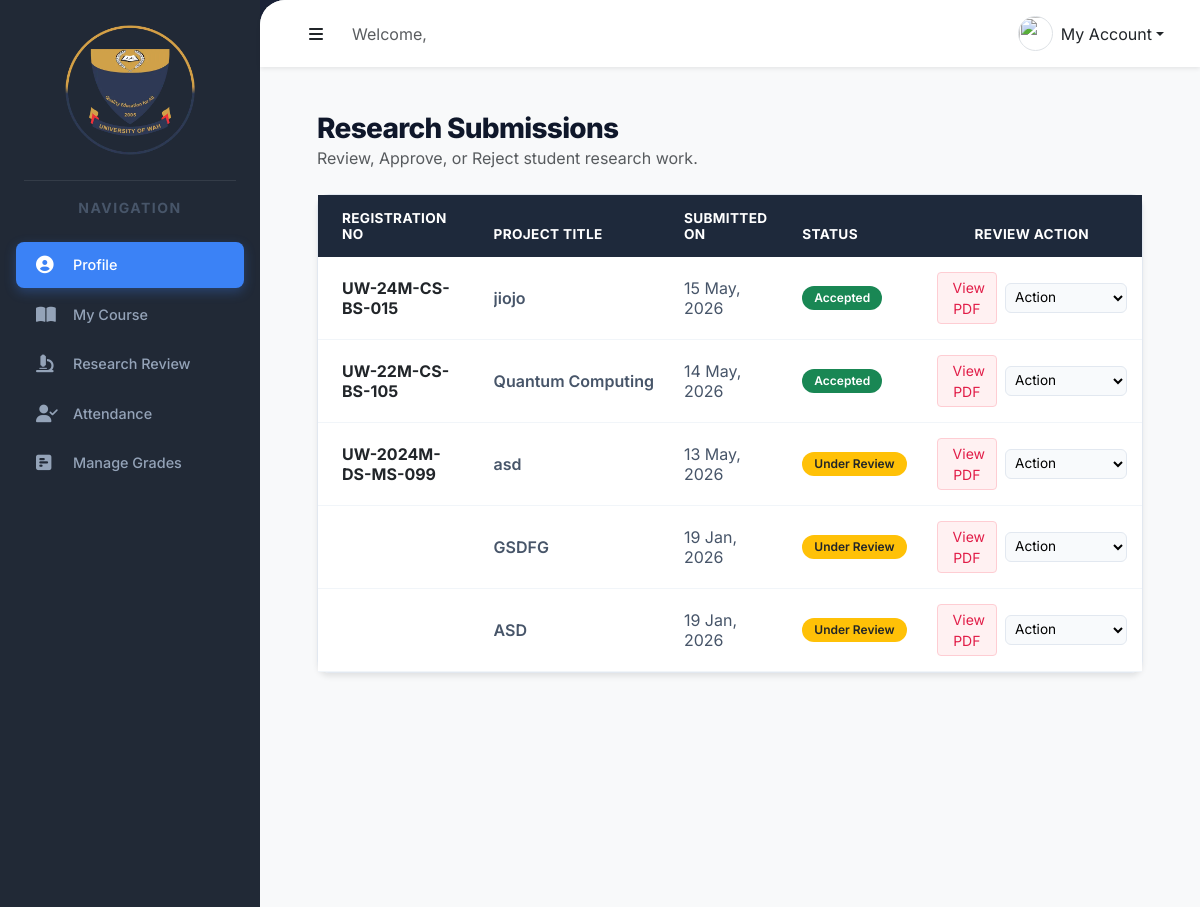
Page /teacher/files/view_research.php on the committed database.
### tables this page shows
CREATE TABLE `research_submissions` (
  `id` int(11) NOT NULL,
  `registration_no` varchar(50) DEFAULT NULL,
  `title` varchar(255) NOT NULL,
  `abstract` text DEFAULT NULL,
  `file_path` varchar(255) DEFAULT NULL,
  `status` enum('Under Review','Accepted','Rejected') DEFAULT 'Under Review',
  `submission_date` date DEFAULT NULL,
  `created_at` timestamp NOT NULL DEFAULT current_timestamp()
);

### teacher/files/view_research.php (the view, shortened to what this page needs)
<?php
$conn = mysqli_connect("localhost", "root", "", "fyp");
?>
<link href="https://cdn.jsdelivr.net/npm/bootstrap@5.3.0/dist/css/bootstrap.min.css" rel="stylesheet">
<link rel="stylesheet" href="https://cdnjs.cloudflare.com/ajax/libs/font-awesome/6.4.0/css/all.min.css">
<link rel="stylesheet" href="../css/profile_style.css">
<link rel="stylesheet" href="../css/teacher_course.css">
<div class="d-flex" id="wrapper">
    <?php include('../Bars/sidebar.php'); ?>
    <div id="page-content-wrapper">
        <?php include('../Bars/header.php'); ?>
        <div class="content-wrapper">
            <div class="research-view-wrapper">
                <div class="container-fluid">
                    <div class="d-flex justify-content-between align-items-center mb-4">
                        <div>
                            <h3 style="font-weight: 800; color: #0f172a; margin: 0; letter-spacing: -0.025em;">
                                Research Submissions
                            </h3>
                            <p class="text-muted mb-0">Review, Approve, or Reject student research work.</p>
                        </div>
                    </div>
                    <div class="card res-card">
                        <div class="card-body p-0">
                            <div class="table-responsive">
                                <table class="table table-hover mb-0">
                                    <thead>
                                        <tr>
                                            <th class="ps-4">Registration No</th>
                                            <th>Project Title</th>
                                            <th>Submitted On</th>
                                            <th>Status</th>
                                            <th class="text-center">Review Action</th>
                                        </tr>
                                    </thead>
                                    <tbody>
                                        <?php
                                        $query = "SELECT * FROM research_submissions ORDER BY id DESC";
                                        $result = mysqli_query($conn, $query);
                                        if (mysqli_num_rows($result) > 0) {
                                            while ($row = mysqli_fetch_assoc($result)) {
                                                $badge_style = 'bg-warning text-dark';
                                                if ($row['status'] == 'Accepted')
                                                    $badge_style = 'bg-success text-white';
                                                $clean_path = str_replace(' ', '%20', $row['file_path']);
                                                $pdf_url = "../" . $clean_path;
                                                ?>
                                                <tr>
                                                    <td class="ps-4 fw-bold text-dark"><?php echo $row['registration_no']; ?>
                                                    </td>
                                                    <td>
                                                        <div class="fw-semibold text-truncate" style="max-width: 300px;">
                                                            <?php echo htmlspecialchars($row['title']); ?>
                                                        </div>
                                                    </td>
                                                    <td><?php echo date('d M, Y', strtotime($row['submission_date'])); ?></td>
                                                    <td>
                                                        <span
                                                            class="badge rounded-pill status-badge <?php echo $badge_style; ?>">
                                                            <?php echo $row['status']; ?>
                                                        </span>
                                                    </td>
                                                    <td class="text-center">
                                                        <div class="d-flex justify-content-center align-items-center gap-2">
                                                            <a href="<?php echo $pdf_url; ?>" target="_blank"
                                                                class="btn btn-sm btn-pdf-view">
                                                                <i class="bi bi-file-earmark-pdf-fill me-1"></i> View PDF
                                                            </a>
                                                            <form method="POST" class="m-0">
                                                                <select name="status" class="status-select-custom"
                                                                    onchange="confirmStatusChange(this)">
                                                                    <option disabled selected>Action</option>
                                                                </select>
                                                            </form>
                                                        </div>
                                                    </td>
                                                </tr>
                                                <?php
                                            }
                                        } else {
                                            echo "<tr><td colspan='5' class='text-center py-5 text-muted'>No submissions to display.</td></tr>";
                                        }
                                        ?>
                                    </tbody>
                                </table>
                            </div>
                        </div>
                    </div>
                </div>
            </div>
        </div>
    </div>
</div>

### teacher/css/profile_style.css (style rules this page uses)
#wrapper { overflow-x: hidden; }
#page-content-wrapper { width: 100%; background-color: #f8fafc; border-radius: 25px 0 0 25px; margin-left: 0px; z-index: 1; min-height: 100vh; }

### teacher/css/teacher_course.css (style rules this page uses)
.content-wrapper { padding: 20px; background-color: #f8f9fa; min-height: 100vh; }

### teacher/files/view_research.php (style rules this page uses)
.research-view-wrapper { padding: 25px; background: #f8f9fa; min-height: 100vh; margin-left: 0; }
.res-card { border-radius: 12px; border: 1px solid #e2e8f0; box-shadow: 0 4px 6px -1px rgba(0, 0, 0, 0.1); background: #ffffff; }
.table thead th { background: #1e293b !important; color: #ffffff !important; text-transform: uppercase; font-size: 0.85rem; letter-spacing: 0.025em; padding: 15px; border: none; }
.table tbody td { padding: 15px; color: #475569; vertical-align: middle; border-bottom: 1px solid #f1f5f9; }
.status-badge { font-weight: 600; padding: 6px 12px; font-size: 0.75rem; }
.btn-pdf-view { background-color: #fff1f2; color: #e11d48; border: 1px solid #fecdd3; transition: all 0.2s; }
.status-select-custom { background-color: #f8fafc; border: 1px solid #e2e8f0; font-size: 0.85rem; border-radius: 6px; padding: 5px; cursor: pointer; }

### rows in the picture
research_submissions: registration_no "UW-24M-CS-BS-015", title "jiojo", submission_date "15 May, 2026", status "Accepted"
research_submissions: registration_no "UW-22M-CS-BS-105", title "Quantum Computing", submission_date "14 May, 2026", status "Accepted"
research_submissions: registration_no "UW-2024M-DS-MS-099", title "asd", submission_date "13 May, 2026", status "Under Review"
research_submissions: title "GSDFG", submission_date "19 Jan, 2026", status "Under Review"
research_submissions: title "ASD", submission_date "19 Jan, 2026", status "Under Review"
